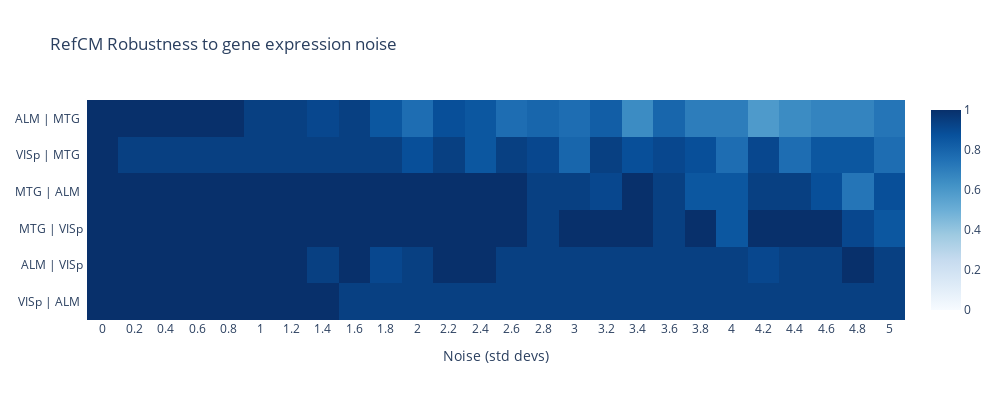

Notebook source saved alongside this figure:
### Code cell
fig = plot_perf(res, 'RefCM', epsilons, 'RefCM Robustness to gene expression noise', 'Noise (std devs)')
fig.show()
fig.write_image(f"noise/RefCM_mnoise.png", scale=4)

### Figure 1 — Plotly figure (JSON) as saved in the notebook; plotly's stock layout.template omitted (floating-point values rounded to 4 significant figures; data arrays with more than 128 entries replaced by an {"elided": "..."} marker saying what was removed)
{"data": [{"coloraxis": "coloraxis", "hovertemplate": "Noise (std devs): %{x}<br>y: %{y}<br>color: %{z}<extra></extra>", "name": "0", "type": "heatmap", "x": [0, 0.2, 0.4, 0.6, 0.8, 1, 1.2, 1.4, 1.6, 1.8, 2, 2.2, 2.4, 2.6, 2.8, 3, 3.2, 3.4, 3.6, 3.8, 4, 4.2, 4.4, 4.6, 4.8, 5], "xaxis": "x", "y": [" ALM | MTG  ", "VISp | MTG  ", " MTG | ALM  ", " MTG | VISp ", " ALM | VISp ", "VISp | ALM  "], "yaxis": "y", "z": {"elided": "6x26 float values"}}], "layout": {"coloraxis": {"cmax": 1, "cmin": 0, "colorscale": [[0, "rgb(247,251,255)"], [0.125, "rgb(222,235,247)"], [0.25, "rgb(198,219,239)"], [0.375, "rgb(158,202,225)"], [0.5, "rgb(107,174,214)"], [0.625, "rgb(66,146,198)"], [0.75, "rgb(33,113,181)"], [0.875, "rgb(8,81,156)"], [1, "rgb(8,48,107)"]]}, "height": 400, "title": {"text": "RefCM Robustness to gene expression noise"}, "width": 1000, "xaxis": {"anchor": "y", "constrain": "domain", "domain": [0, 1], "dtick": 0.2, "scaleanchor": "y", "title": {"text": "Noise (std devs)"}}, "yaxis": {"anchor": "x", "autorange": "reversed", "constrain": "domain", "domain": [0, 1]}}}
